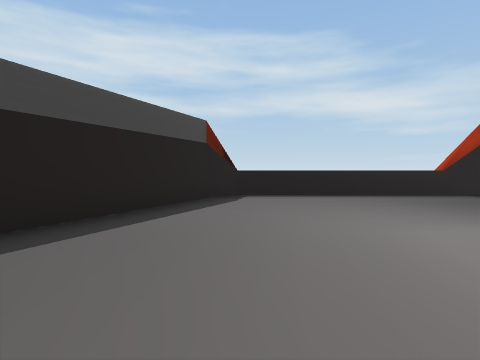
View 1 (above)

16 first-person views from a walk through a Unity game level. The camera is 1.3 m above the floor, tilts 2° down and sees 80° across. The floor is counted in squares, 2 m on a side. Each view is taken from the middle of a square. On the plan, view 1 faces up. The plan holds only what a view shows up to about 9 squares ahead; the rest is blank. The place goes on beyond the plan.

View 2
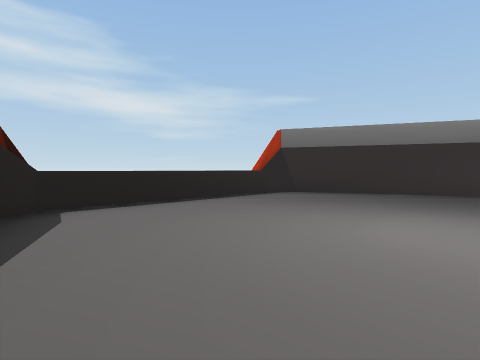

View 3
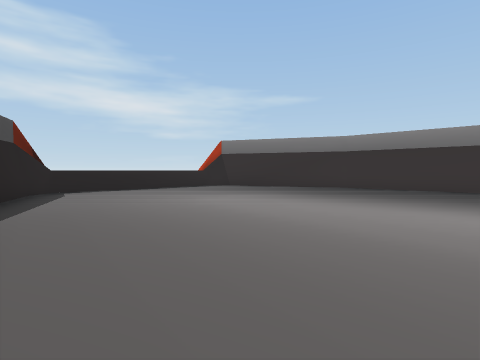

View 4
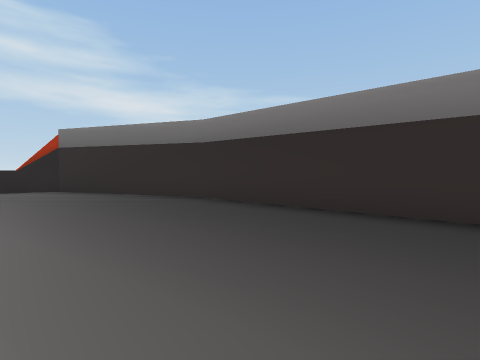

View 5
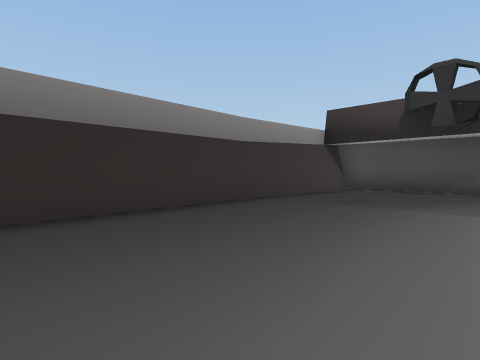

View 6
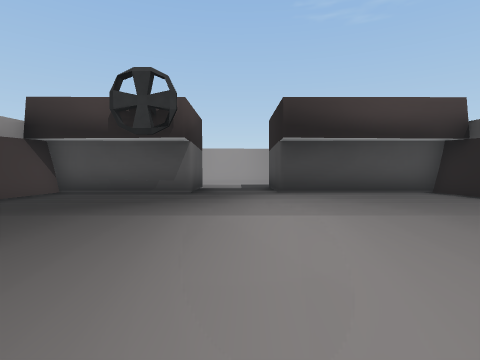

View 7
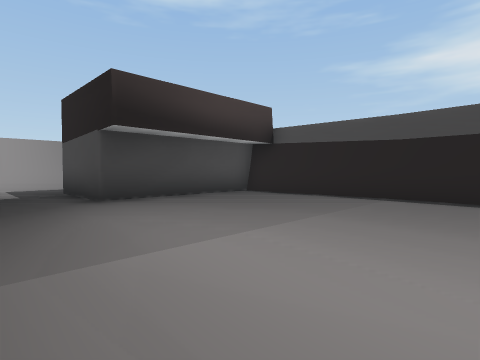

View 8
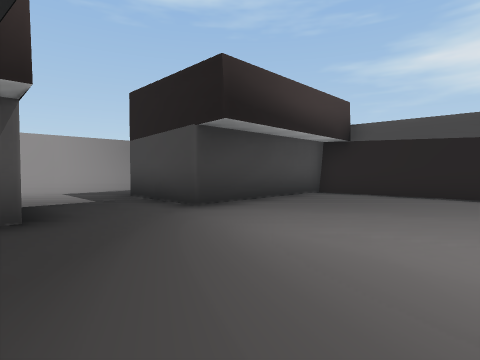

View 9
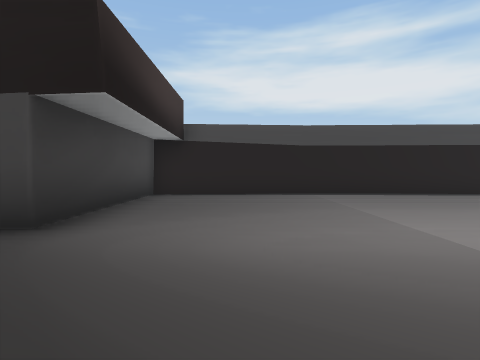

View 10
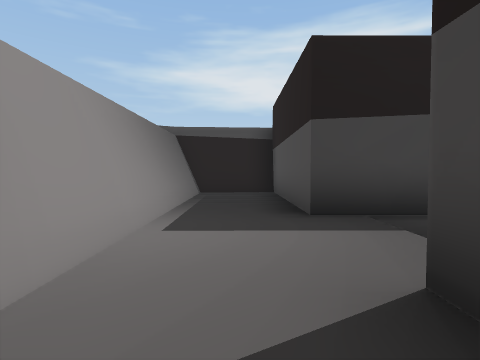

View 11
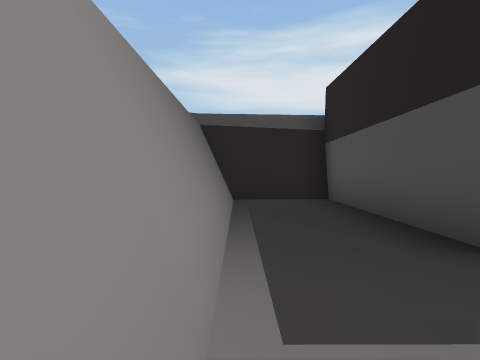

View 12
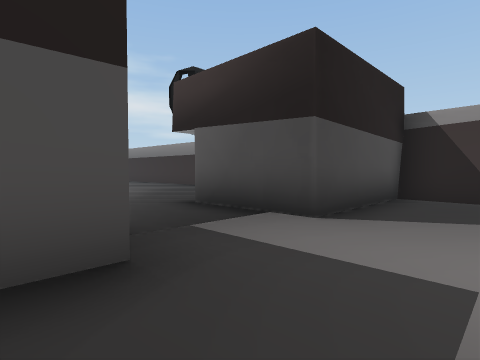

View 13
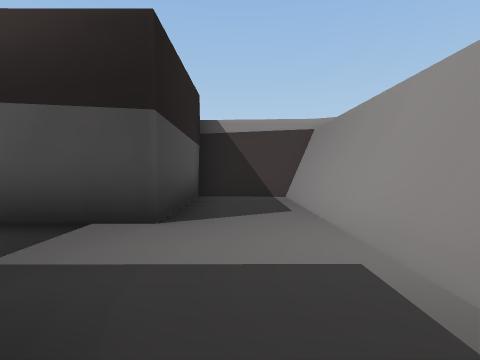

View 14
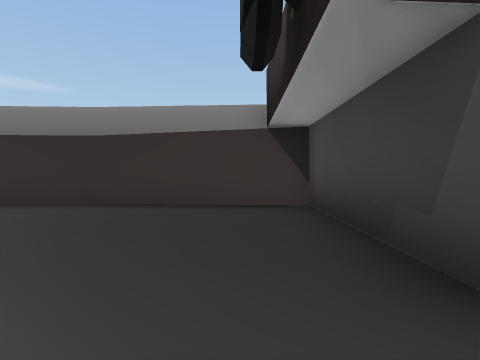

View 15
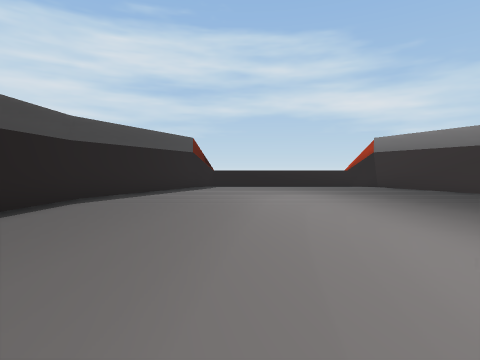

View 16
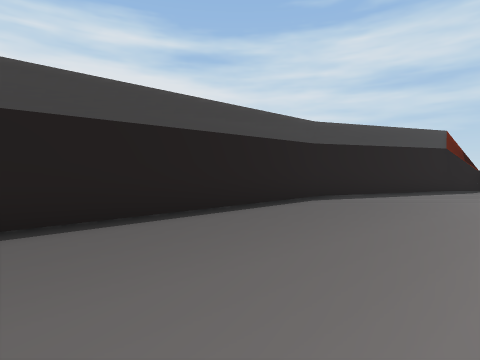

### Floor plan
Key: @ floor where view 1 was taken; # wall or solid block; . floor; / step, stairs or slope; ≈ water the walk keeps out of; ^ raised ledge.
Columns run from 3 left of view 1 to 9 right of it. Each row starts with its distance up from view 1.
  8   ≈^^^^^^#
  7   #......##
  6  ##.......#
  5  #........##
  4 ##.........#
  3 #..........##
  2 #...........#
  1 #...........#
  0 #..@........#
 -1 #...........#
 -2 #...........#
 -3 #...........#
 -4 #...........#
 -5 #...........#
 -6 #...........#
 -7 #...........#
 -8 #...........#
 -9 #...........#
-10 ######..#####
-11  #####..####
-12 ######..####
-13 #..........#
-14 #./////////#
-15 ############

Where each view was taken, in squares from view 1:
view 1: 0 up, 0 right, facing up
view 2: 2 up, 1 left, facing up-right
view 3: 2 down, 2 left, facing up-right
view 4: 3 down, 4 right, facing up-right
view 5: 0 up, 4 right, facing down-right
view 6: 1 down, 3 right, facing down
view 7: 3 down, 4 right, facing down-left
view 8: 5 down, 5 right, facing down-left
view 9: 7 down, 5 right, facing left
view 10: 13 down, 6 right, facing left
view 11: 14 down, 4 right, facing left
view 12: 14 down, 1 right, facing up-right
view 13: 13 down, 1 right, facing right
view 14: 8 down, 3 right, facing right
view 15: 4 down, 1 right, facing up
view 16: 4 down, 1 right, facing up-left
